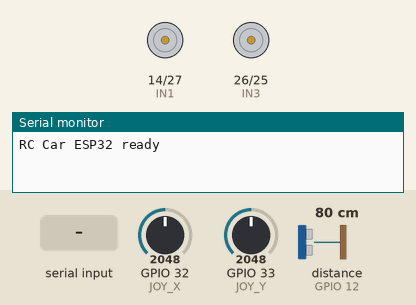
Simulated run of this sketch. Board: ESP32. Parts: motor-driver pin pairs drawn as motors (green arrow = first pin HIGH = forward, orange = second pin HIGH = backward, longer = more drive, scaled by the enable pin), the last lines printed to the serial monitor. Wiring (inferred from the names in the program): ultrasonic range finder: trigger GPIO 13; echo GPIO 12. The test bench sets the inputs (shaded band); at power-on: distance to the obstacle (sensor on GPIO 12) 80 cm, GPIO 32 (JOY_X) = 2048, GPIO 33 (JOY_Y) = 2048. The echo pulse lasts 58.3 µs per cm; nothing arrives over Bluetooth unless stated.

Above: at 1.2 s.
1.3 s: distance to the obstacle (sensor on GPIO 12) set to 21 cm
2.8 s: distance to the obstacle (sensor on GPIO 12) set to 18 cm
At 3.05 s:
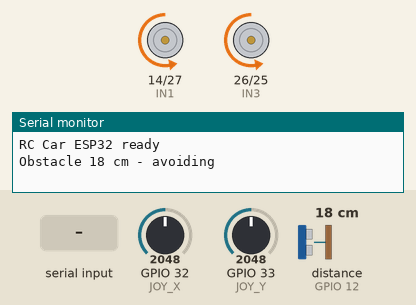
5.8 s: distance to the obstacle (sensor on GPIO 12) set to 35 cm
At 6.16 s:
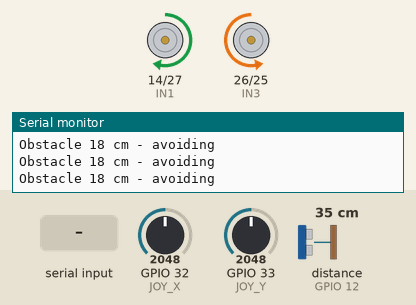
7.5 s: "l\n" received over the second serial link
At 7.66 s:
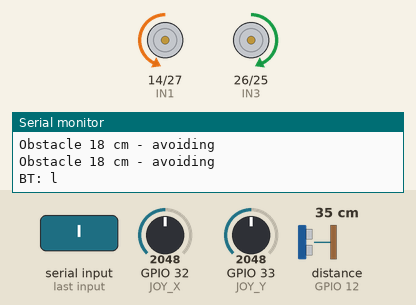
9.3 s: GPIO 32 (JOY_X) set to 2248
10.8 s: GPIO 32 (JOY_X) set to 2358
At 11.9 s:
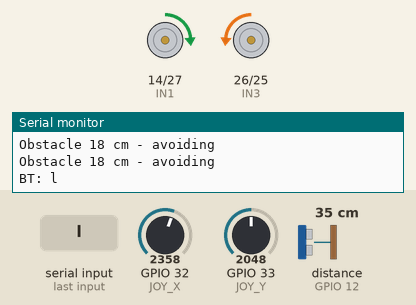
Timing chart, 0 to 13.3 s (numbered marks = the images above; inputs shaded):
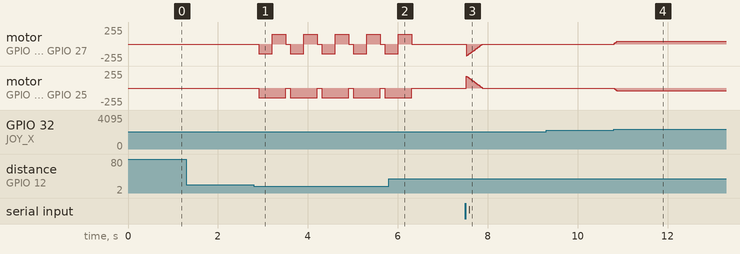

The sketch:

RC_Car_ESP32.ino
```cpp
/*
  RC_Car_ESP32.ino
  ESP32 sketch for a 2-wheel differential robot using an H-bridge (L298N or similar).
  Features:
  - Bluetooth SPP (BluetoothSerial) control from phone
  - Optional joystick analog control
  - HC-SR04 ultrasonic obstacle detection and simple avoidance (stop + back up + turn)
  - Smooth acceleration (ramping)

  Commands (over Bluetooth serial):
  - 'F' or 'f' : forward (optional speed 0-255, e.g., F200)
  - 'B' or 'b' : backward (optional speed)
  - 'L' or 'l' : spin left
  - 'R' or 'r' : spin right
  - 'S' or 's' : stop
*/

#include <Arduino.h>
#include "BluetoothSerial.h"

BluetoothSerial SerialBT;

// Motor pins (change if needed)
const int ENA = 18; // PWM channel 0
const int IN1 = 14;
const int IN2 = 27;

const int ENB = 19; // PWM channel 1
const int IN3 = 26;
const int IN4 = 25;

// PWM settings
const int PWM_FREQ = 20000; // 20 kHz
const int PWM_RES = 8; // 8-bit -> 0-255
const int PWM_CH_A = 0;
const int PWM_CH_B = 1;

// Joystick pins (optional)
const int JOY_X = 32; // ADC1
const int JOY_Y = 33;
const int JOY_BTN = 15;

// Ultrasonic sensor pins
const int US_TRIG = 13;
const int US_ECHO = 12;

// Control parameters
const int JOY_DEADZONE = 60;
const int MAX_PWM = 255;
const int OBSTACLE_CM = 20; // threshold distance in cm

// acceleration/ramp
int currentLeft = 0;
int currentRight = 0;
const int RAMP_STEP = 10; // pwm units per control step

unsigned long lastControlMillis = 0;
const int CONTROL_INTERVAL = 20;

void setup() {
  // pins
  pinMode(IN1, OUTPUT);
  pinMode(IN2, OUTPUT);
  pinMode(IN3, OUTPUT);
  pinMode(IN4, OUTPUT);

  // Ultrasonic
  pinMode(US_TRIG, OUTPUT);
  pinMode(US_ECHO, INPUT);

  // joystick button
  pinMode(JOY_BTN, INPUT_PULLUP);

  // setup PWM channels
  ledcSetup(PWM_CH_A, PWM_FREQ, PWM_RES);
  ledcAttachPin(ENA, PWM_CH_A);
  ledcSetup(PWM_CH_B, PWM_FREQ, PWM_RES);
  ledcAttachPin(ENB, PWM_CH_B);

  Serial.begin(115200);
  SerialBT.begin("RC_Car_ESP32"); // Bluetooth device name

  stopMotors();
  Serial.println("RC Car ESP32 ready");
}

void loop() {
  unsigned long now = millis();
  if (now - lastControlMillis < CONTROL_INTERVAL) return;
  lastControlMillis = now;

  // obstacle check
  int dist = readUltrasonicCM();
  if (dist > 0 && dist < OBSTACLE_CM) {
    // obstacle: perform simple avoidance
    Serial.printf("Obstacle %d cm - avoiding\n", dist);
    stopMotors();
    delay(100);
    // back up a little
    setMotorA(-150);
    setMotorB(-150);
    delay(300);
    // spin right a bit
    setMotorA(150);
    setMotorB(-150);
    delay(300);
    stopMotors();
    currentLeft = currentRight = 0;
    return;
  }

  // Bluetooth control takes precedence
  if (SerialBT.available()) {
    String cmd = SerialBT.readStringUntil('\n');
    cmd.trim();
    if (cmd.length() > 0) {
      Serial.print("BT: "); Serial.println(cmd);
      handleBTCommand(cmd);
    }
    return;
  }

  // Joystick fallback
  int rawX = analogRead(JOY_X);
  int rawY = analogRead(JOY_Y);
  int x = rawX - 2048; // ESP32 ADC is 0-4095
  int y = rawY - 2048;

  // deadzone
  if (abs(x) < JOY_DEADZONE*4) x = 0;
  if (abs(y) < JOY_DEADZONE*4) y = 0;

  int forward = map(y, -2048, 2047, -MAX_PWM, MAX_PWM);
  int turn = map(x, -2048, 2047, -MAX_PWM, MAX_PWM);

  int leftTarget = constrain(forward + turn, -MAX_PWM, MAX_PWM);
  int rightTarget = constrain(forward - turn, -MAX_PWM, MAX_PWM);

  // ramping towards target speeds for smoothness
  currentLeft = rampTo(currentLeft, leftTarget);
  currentRight = rampTo(currentRight, rightTarget);

  setMotorA(currentLeft);
  setMotorB(currentRight);
}

int rampTo(int current, int target) {
  if (current == target) return current;
  if (abs(target - current) <= RAMP_STEP) return target;
  if (target > current) return current + RAMP_STEP;
  return current - RAMP_STEP;
}

void handleBTCommand(String cmd) {
  if (cmd.length() == 0) return;
  char c = cmd.charAt(0);
  int value = -1;
  if (cmd.length() > 1) {
    String num = cmd.substring(1);
    num.trim();
    if (num.length() > 0) value = num.toInt();
  }

  switch (c) {
    case 'F': case 'f': {
      int sp = (value >= 0) ? constrain(value, 0, MAX_PWM) : 200;
      currentLeft = currentRight = sp;
      setMotorA(sp);
      setMotorB(sp);
      break;
    }
    case 'B': case 'b': {
      int sp = (value >= 0) ? constrain(value, 0, MAX_PWM) : 200;
      currentLeft = currentRight = -sp;
      setMotorA(-sp);
      setMotorB(-sp);
      break;
    }
    case 'L': case 'l': {
      int sp = (value >= 0) ? constrain(value, 0, MAX_PWM) : 180;
      setMotorA(-sp);
      setMotorB(sp);
      currentLeft = -sp; currentRight = sp;
      break;
    }
    case 'R': case 'r': {
      int sp = (value >= 0) ? constrain(value, 0, MAX_PWM) : 180;
      setMotorA(sp);
      setMotorB(-sp);
      currentLeft = sp; currentRight = -sp;
      break;
    }
    case 'S': case 's': {
      stopMotors();
      currentLeft = currentRight = 0;
      break;
    }
    default: {
      stopMotors();
      currentLeft = currentRight = 0;
      break;
    }
  }
}

// Motor A (left)
void setMotorA(int speed) {
  if (speed == 0) {
    digitalWrite(IN1, LOW);
    digitalWrite(IN2, LOW);
    ledcWrite(PWM_CH_A, 0);
    return;
  }
  if (speed > 0) {
    digitalWrite(IN1, HIGH);
    digitalWrite(IN2, LOW);
    ledcWrite(PWM_CH_A, speed);
  } else {
    digitalWrite(IN1, LOW);
    digitalWrite(IN2, HIGH);
    ledcWrite(PWM_CH_A, -speed);
  }
}

// Motor B (right)
void setMotorB(int speed) {
  if (speed == 0) {
    digitalWrite(IN3, LOW);
    digitalWrite(IN4, LOW);
    ledcWrite(PWM_CH_B, 0);
    return;
  }
  if (speed > 0) {
    digitalWrite(IN3, HIGH);
    digitalWrite(IN4, LOW);
    ledcWrite(PWM_CH_B, speed);
  } else {
    digitalWrite(IN3, LOW);
    digitalWrite(IN4, HIGH);
    ledcWrite(PWM_CH_B, -speed);
  }
}

void stopMotors() {
  setMotorA(0);
  setMotorB(0);
}

int readUltrasonicCM() {
  // send 10us pulse
  digitalWrite(US_TRIG, LOW);
  delayMicroseconds(2);
  digitalWrite(US_TRIG, HIGH);
  delayMicroseconds(10);
  digitalWrite(US_TRIG, LOW);

  unsigned long duration = pulseIn(US_ECHO, HIGH, 30000); // timeout 30ms
  if (duration == 0) return -1;
  int cm = duration / 58; // approximate
  return cm;
}
```

Measured:
- the behaviour switches between 20 and 19 cm on distance to the obstacle (sensor on GPIO 12) (found by bisection; images 0 and 1)
- the behaviour switches between 2287 and 2288 on GPIO 32 (JOY_X) (found by bisection; images 3 and 4)
- after the input at 1.3 s, every drawn part: stays the same
- after the input at 2.8 s, motor on GPIO 14 (IN1) / GPIO 27 (IN2): stopped → backward 149/255 after 0.10 s, then repeats every 0.70 s: forward 149/255 0.30 s, stopped 0.10 s, backward 149/255 0.30 s; motor on GPIO 26 (IN3) / GPIO 25 (IN4): alternates backward 149/255 for 0.60 s and stopped for 0.10 s, starting after 0.10 s
- after the input at 5.8 s, motor on GPIO 14 (IN1) / GPIO 27 (IN2), motor on GPIO 26 (IN3) / GPIO 25 (IN4): goes on until 6.3 s, then stays stopped
- after the input at 9.3 s, every drawn part: stays the same
- after the input at 10.8 s, motor on GPIO 14 (IN1) / GPIO 27 (IN2): stopped → forward 38/255 at once; motor on GPIO 26 (IN3) / GPIO 25 (IN4): stopped → backward 38/255 at once
